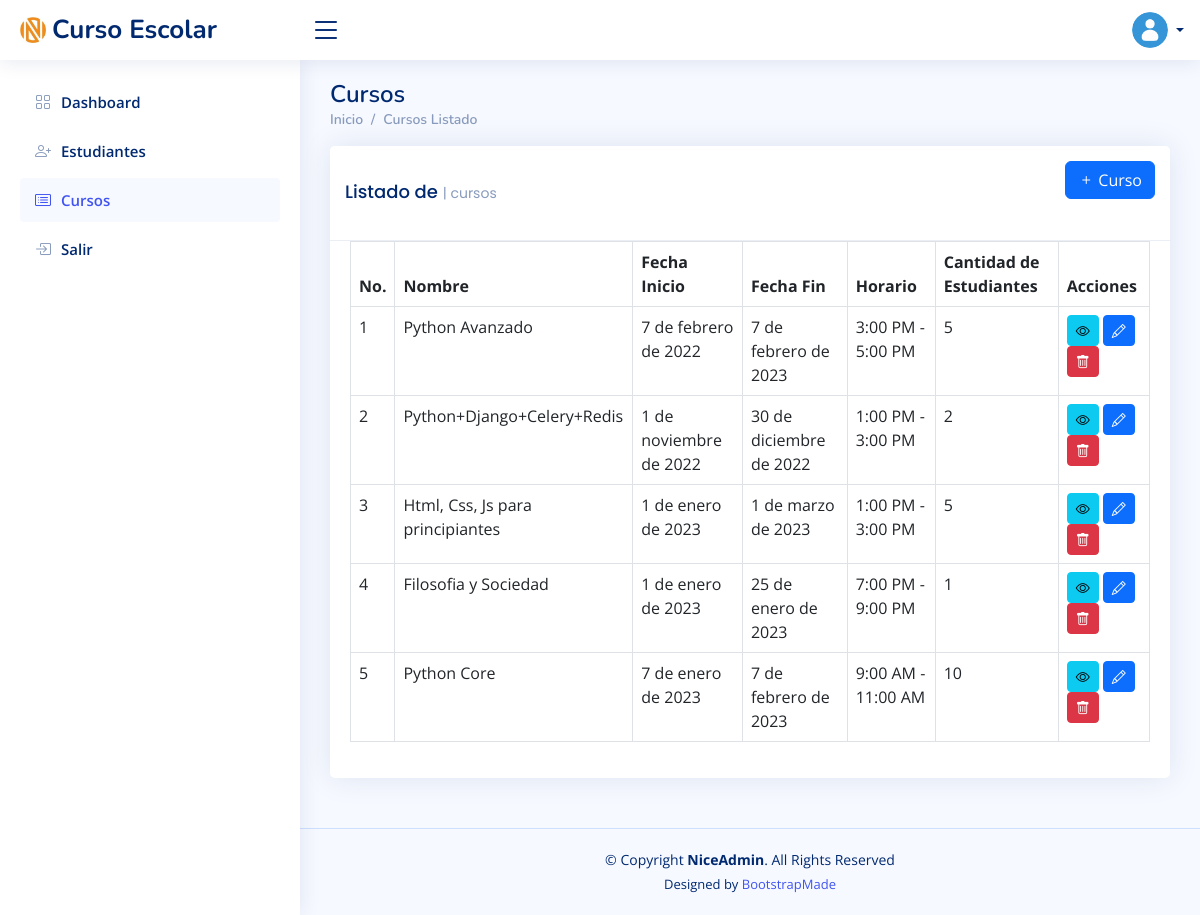
The app's page /courses/ (signed in) with its own data.
### courses_students_app/models.py (models this page shows, shortened)
class Course(models.Model):
    SCHEDULE_LIST = (
        ("9_11", '9:00 AM - 11:00 AM',),
        ("11_13", '11:00 AM - 1:00 PM',),
        ("13_15", '1:00 PM - 3:00 PM',),
        ("15_17", '3:00 PM - 5:00 PM',),
        ("17_19", '5:00 PM - 7:00 PM',),
        ("19_21", '7:00 PM - 9:00 PM',),
    )
    name = models.CharField(verbose_name="Nombre", max_length=255)
    schedule = models.CharField(verbose_name="Horario", max_length=255, choices=SCHEDULE_LIST)
    start_date = models.DateTimeField(verbose_name="Fecha inicio")
    end_date = models.DateTimeField(verbose_name="Fecha fin")
    students = models.ManyToManyField(Student, verbose_name="Estudiantes", blank=True)
    class Meta:
        verbose_name = 'Curso'
        verbose_name_plural = 'Cursos'
        ordering = ('start_date',)
    def numeros_de_estudiantes_asociados(self):
        return self.students.all().count()

### courses_students_app/views.py (the view)
# urls.py: path("courses/", login_required(views.courses_list), name="courses_list"),
def courses_list(request):
    courses = Course.objects.all()
    return render(request, "courses_students_app/course/course_list.html", {"courses": courses})

### templates/courses_students_app/course/course_list.html (shortened to what this page needs)
{% extends 'index.html' %}
{% load static %}
{% block title %} Cursos {% endblock %}
{% block breadcrumb %}
    {{block.super}}
    <li class="breadcrumb-item"><a href="{% url 'courses_list' %}">Cursos Listado</a></li>
{% endblock %}
{% block content %}
<div class="col-12">
    <div class="card recent-sales overflow-auto">
        <div class="card-header">
            <a href="{% url 'courses_create' %}" class="btn btn-primary" style="float: right">
                <span class="bi bi-plus"> Curso</span>
            </a>
            <h3 class="card-title">Listado de <span>| cursos</span></h3>
        </div>
        <div class="card-body table-responsive">
            <table class="table table-bordered table-hover datatable">
                <thead>
                <tr>
                    <th>
                        No.
                    </th>
                    <th>
                        Nombre
                    </th>
                    <th>
                        Fecha Inicio
                    </th>
                    <th>
                        Fecha Fin
                    </th>
                    <th>
                        Horario
                    </th>
                    <th>
                        Cantidad de Estudiantes
                    </th>
                    <th>
                        Acciones
                    </th>
                </tr>
                </thead>
                <tbody>
                {% for u in courses %}
                <tr>
                    <td>
                        {{ forloop.counter }}
                    </td>
                    <td>
                        {{ u.name }}
                    </td>
                    <td>
                        {{ u.start_date|date }}
                    </td>
                    <td>
                        {{ u.end_date|date }}
                    </td>
                    <td>
                        {{ u.get_schedule_display }}
                    </td>
                    <td>
                        {{ u.numeros_de_estudiantes_asociados }}
                    </td>
                    <td>
                        <span class="input-group-sm">
                            <a href="{% url 'courses_detail' u.pk %}"
                               class="btn btn-sm btn-info">
                                <i class="bi bi-eye"></i>
                            </a>
                            <a href="{% url 'courses_update' u.pk %}"
                               class="btn btn-sm btn-primary">
                                <i class="bi bi-pencil"></i>
                            </a>
                            <a href="{% url 'courses_delete' u.pk %}"
                               class="btn btn-sm btn-danger">
                                <i class="bi bi-trash"></i>
                            </a>
                        </span>
                    </td>
                </tr>
                {% endfor %}
                </tbody>
            </table>
        </div>
    </div>
</div>
{% endblock %}

### static/assets/css/style.css (style rules this page uses)
:root { scroll-behavior: smooth; }
body { font-family: "Open Sans", sans-serif; background: #f6f9ff; color: #444444; }
a { color: #4154f1; text-decoration: none; }
h1, h2, h3, h4, h5, h6 { font-family: "Nunito", sans-serif; }
.card { margin-bottom: 30px; border: none; border-radius: 5px; box-shadow: 0px 0 30px rgba(1, 41, 112, 0.1); }
.card-header, .card-footer { border-color: #ebeef4; background-color: #fff; color: #798eb3; padding: 15px; }
.card-title { padding: 20px 0 15px 0; font-size: 18px; font-weight: 500; color: #012970; font-family: "Poppins", sans-serif; }
.card-title span { color: #899bbd; font-size: 14px; font-weight: 400; }
.card-body { padding: 0 20px 20px 20px; }
.breadcrumb a { color: #899bbd; transition: 0.3s; }
.breadcrumb .breadcrumb-item::before { color: #899bbd; }

### records on screen
Course: name "Python Avanzado", start_date "7 de febrero de 2022", end_date "7 de febrero de 2023", schedule "3:00 PM - 5:00 PM", numeros_de_estudiantes_asociados "5"
Course: name "Python+Django+Celery+Redis", start_date "1 de noviembre de 2022", end_date "30 de diciembre de 2022", schedule "1:00 PM - 3:00 PM", numeros_de_estudiantes_asociados "2"
Course: name "Html, Css, Js para principiantes", start_date "1 de enero de 2023", end_date "1 de marzo de 2023", schedule "1:00 PM - 3:00 PM", numeros_de_estudiantes_asociados "5"
Course: name "Filosofia y Sociedad", start_date "1 de enero de 2023", end_date "25 de enero de 2023", schedule "7:00 PM - 9:00 PM", numeros_de_estudiantes_asociados "1"
Course: name "Python Core", start_date "7 de enero de 2023", end_date "7 de febrero de 2023", schedule "9:00 AM - 11:00 AM", numeros_de_estudiantes_asociados "10"
